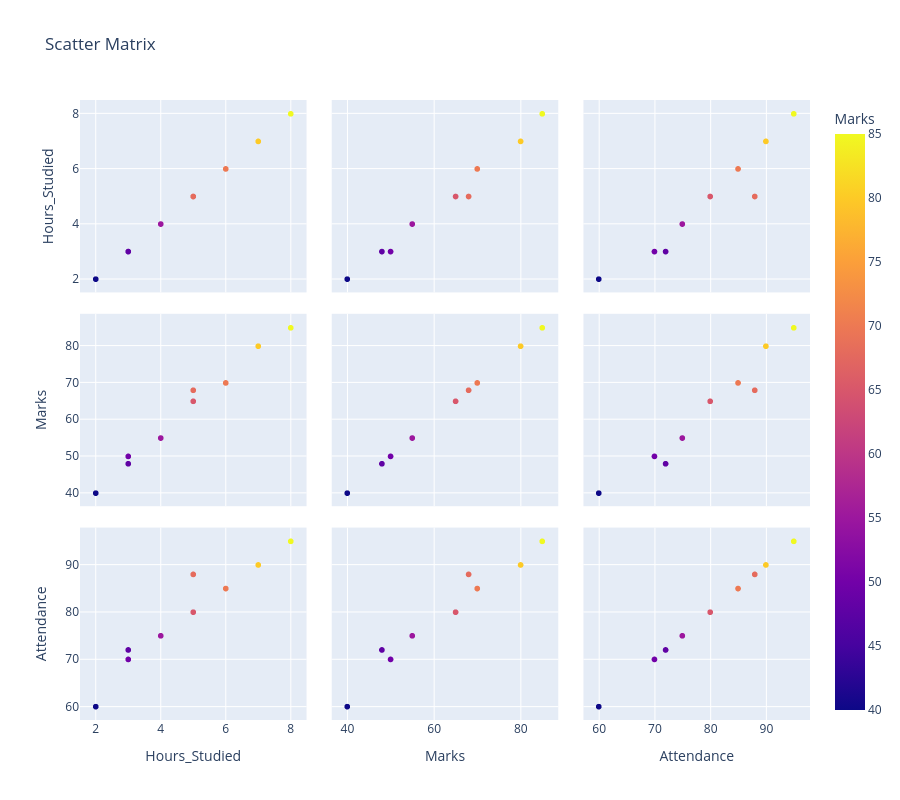

Notebook code cell kept with this figure:
### Code cell
fig = px.scatter_matrix(
    df,
    dimensions=["Hours_Studied","Marks","Attendance"],
    color="Marks",
    title="Scatter Matrix",
    width=900,
    height=800,
)

fig.show()

### Figure 1 — Plotly figure (JSON) as saved in the notebook; plotly's stock layout.template omitted (floating-point values rounded to 4 significant figures)
{"data": [{"dimensions": [{"axis": {"matches": true}, "label": "Hours_Studied", "values": [2, 3, 4, 5, 6, 7, 8, 3, 5]}, {"axis": {"matches": true}, "label": "Marks", "values": [40, 50, 55, 65, 70, 80, 85, 48, 68]}, {"axis": {"matches": true}, "label": "Attendance", "values": [60, 70, 75, 80, 85, 90, 95, 72, 88]}], "hovertemplate": "%{xaxis.title.text}=%{x}<br>%{yaxis.title.text}=%{y}<br>Marks=%{marker.color}<extra></extra>", "legendgroup": "", "marker": {"color": [40, 50, 55, 65, 70, 80, 85, 48, 68], "coloraxis": "coloraxis", "symbol": "circle"}, "name": "", "showlegend": false, "type": "splom"}], "layout": {"coloraxis": {"colorbar": {"title": {"text": "Marks"}}, "colorscale": [[0, "#0d0887"], [0.1111, "#46039f"], [0.2222, "#7201a8"], [0.3333, "#9c179e"], [0.4444, "#bd3786"], [0.5556, "#d8576b"], [0.6667, "#ed7953"], [0.7778, "#fb9f3a"], [0.8889, "#fdca26"], [1, "#f0f921"]]}, "dragmode": "select", "height": 800, "legend": {"tracegroupgap": 0}, "title": {"text": "Scatter Matrix"}, "width": 900}}
